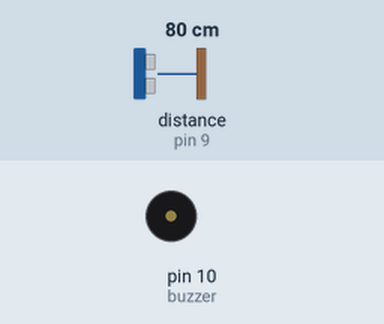
Bench run of a sketch on a simulated Arduino Uno, built with avr-gcc and run on an emulated ATmega328P. On the bench: buzzer (waves = sounding). Wiring (inferred from the names in the program): ultrasonic range finder: trigger pin 8; echo pin 9. The inputs (shaded band) are chosen by the test bench; at power-on: distance to the obstacle (sensor on pin 9) 80 cm. The echo pulse lasts 58.3 µs per cm.

Above: at 1.2 s.
1.3 s: distance to the obstacle (sensor on pin 9) set to 4 cm
At 4.2 s:
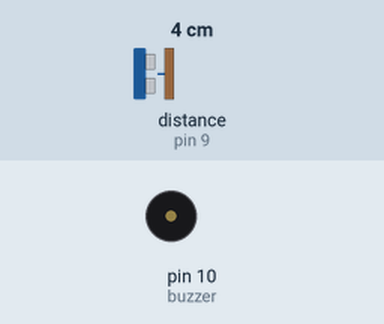
4.3 s: distance to the obstacle (sensor on pin 9) set to 2 cm
At 4.8 s:
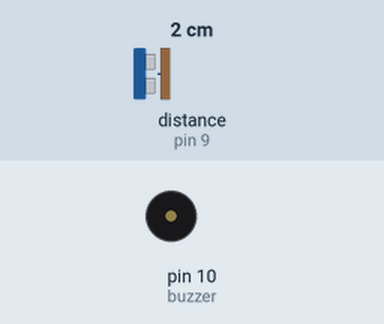
Timing chart, 0 to 7.3 s (numbered marks = the images above; inputs shaded):
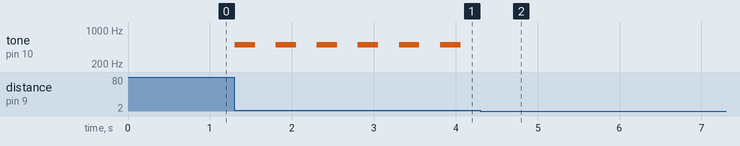

Measured:
- the behaviour switches between 3 and 2 cm on distance to the obstacle (sensor on pin 9) (found by bisection; images 1 and 2)
- after the input at 1.3 s, tone on pin 10 (buzzer): alternates 500 Hz for 0.25 s and silent for 0.25 s, starting at once
- after the input at 4.3 s, tone on pin 10 (buzzer): stops changing and stays silent

The sketch:

ej06.ino
```cpp
#define trig 8
#define echo 9
#define buzzer 10
long cm, distancia;

void setup(){
  Serial.begin(9600);
  pinMode(trig, OUTPUT);
  pinMode(echo, INPUT);
  pinMode(buzzer, OUTPUT);
  digitalWrite(trig, LOW);
}

void loop(){
  digitalWrite(trig, HIGH);
  delayMicroseconds(10);
  digitalWrite(trig, LOW);
  distancia = pulseIn(echo, HIGH);
  cm = distancia*0.034/2;

  if(cm>=2 && cm<6){
    tone(buzzer, 500);
    delay(250);
    noTone(buzzer);
    delay(250);
  }
  else if(cm>=6 && cm<12){
    tone(buzzer, 500);
    delay(500);
    noTone(buzzer);
    delay(500);
  }
  else if(cm>=12 && cm<20){
    tone(buzzer, 500);
    delay(1000);
    noTone(buzzer);
    delay(1000);
  }
  else if(cm>=20 && cm<=30){
    tone(buzzer, 500);
    delay(1500);
    noTone(buzzer);
    delay(1500);
  }
  else{
    noTone(buzzer);
  }
} 
```
